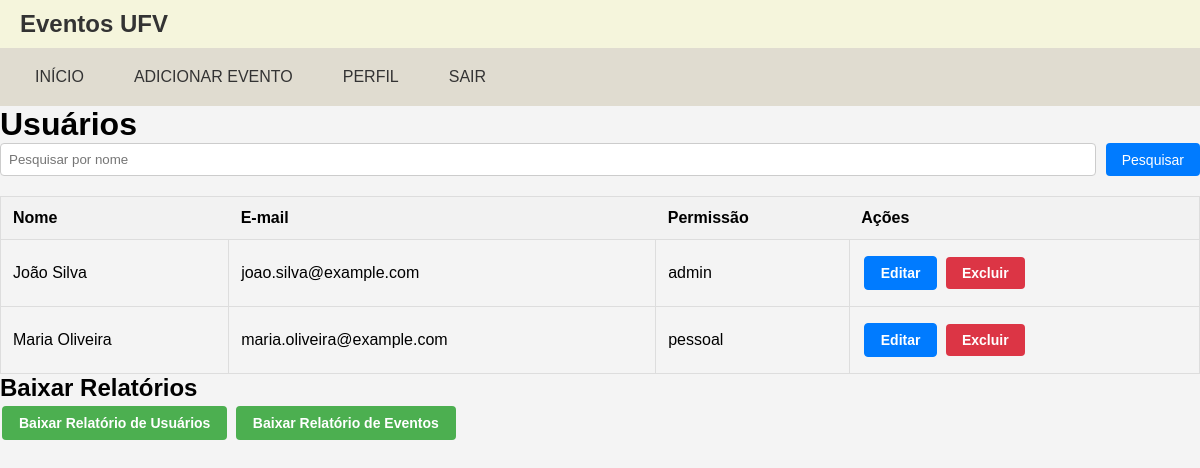
Page /pages/paginaAdmin.php (signed in) on the committed database.
### tables this page shows
CREATE TABLE users (
  id INT PRIMARY KEY AUTO_INCREMENT,
  name VARCHAR(255),
  matricula VARCHAR(20),
  email VARCHAR(255) UNIQUE,
  password VARCHAR(255),
  user_type VARCHAR(255)
);

### Classes/Usuarios.php (called while the page is built, shortened)
<?php
class Usuarios {
    private $id;
    private $nome;
    private $email;
    private $user_type;
    public function __construct($id, $nome, $matricula, $email, $senha, $user_type) {
        $this->id = $id;
        $this->nome = $nome;
        $this->email = $email;
        $this->user_type = $user_type;
    }
    public function getId() {
        return $this->id;
    }
    public function getNome() {
        return $this->nome;
    }
    public function getEmail() {
        return $this->email;
    }
    public function getUserType() {
        return $this->user_type;
    }
    public static function getUsers($search = '') {
        $conn = getConnection();
        if ($search) {
            $stmt = $conn->prepare("SELECT * FROM users WHERE name LIKE ?");
            $searchTerm = "%{$search}%";
            $stmt->bind_param("s", $searchTerm);
        } else {
            $stmt = $conn->prepare("SELECT * FROM users");
        }
        $stmt->execute();
        $result = $stmt->get_result();
        $users = [];
        while ($row = $result->fetch_assoc()) {
            $user = new Usuarios($row['id'], $row['name'], $row['matricula'], $row['email'], $row['password'], $row['user_type']);
            $users[] = $user;
        }
        return $users;
    }
}
?>

### pages/paginaAdmin.php (the view, shortened to what this page needs)
<?php
require_once __DIR__ . '/../Classes/Usuarios.php';
$user = null;
if (isset($_SESSION['user'])) {
    $user = unserialize($_SESSION['user']);
}
if (isset($_GET['search'])) {
    $search = $_GET['search'];
    $users = Usuarios::getUsers($search);
} else {
    $users = Usuarios::getUsers();
}
?>
<!DOCTYPE html>
<html lang="pt-BR">
<head>
    <link rel="stylesheet" href="../CSS/style.css">
    <link rel="stylesheet" href="../CSS/paginaAdmin.css">
</head>
<body>
    <header>
        <div class="header-content">
            <h1>Eventos UFV</h1>
        </div>
    </header>
    <nav>
        <ul>
            <li><a href="../home.php">Início</a></li>
            <?php if ($user instanceof Usuarios && $user->getUserType() === 'admin') : ?>
                <li><a href="../Pages/adicionarEventos.php">Adicionar Evento</a></li>
            <?php endif; ?>
            <?php if ($user instanceof Usuarios) : ?>
                <li><a href="../Pages/perfil.php">Perfil</a></li>
                <li><a href="../Services/Deslogar.php">Sair</a></li>
            <?php else : ?>
                <li><a href="../Pages/login.php">Login</a></li>
            <?php endif; ?>
        </ul>
    </nav>
    <main>
        <h1>Usuários</h1>
        <form action="./paginaAdmin.php" method="get">
            <input type="text" name="search" placeholder="Pesquisar por nome">
            <button type="submit">Pesquisar</button>
        </form>
        <table>
            <thead>
                <tr>
                    <th>Nome</th>
                    <th>E-mail</th>
                    <th>Permissão</th>
                    <th>Ações</th>
                </tr>
            </thead>
            <tbody>
                <?php foreach ($users as $user): ?>
                <tr>
                    <td><?php echo htmlspecialchars($user->getNome(), ENT_QUOTES, 'UTF-8'); ?></td>
                    <td><?php echo htmlspecialchars($user->getEmail(), ENT_QUOTES, 'UTF-8'); ?></td>
                    <td><?php echo htmlspecialchars($user->getUserType(), ENT_QUOTES, 'UTF-8'); ?></td>
                    <td>
                        <a href="./editarUsuario.php?id=<?php echo htmlspecialchars($user->getId(), ENT_QUOTES, 'UTF-8'); ?>" class="button edit">Editar</a>
                        <form action="../Services/DeletarUsuario.php" method="post" style="display:inline;">
                            <button type="submit" class="button delete">Excluir</button>
                        </form>
                    </td>
                </tr>
                <?php endforeach; ?>
            </tbody>
        </table>
        <h2>Baixar Relatórios</h2>
        <div>
            <a href="../Services/GerarRelatorio.php?type=usuarios" class="button">Baixar Relatório de Usuários</a>
            <a href="../Services/GerarRelatorio.php?type=eventos" class="button">Baixar Relatório de Eventos</a>
        </div>
    </main>
</body>
</html>

### CSS/style.css (style rules this page uses)
* { box-sizing: border-box; margin: 0; padding: 0; text-decoration: none; color: inherit; }
body { font-family: Arial, sans-serif; background-color: #f4f4f4; display: flex; flex-direction: column; }
header { background-color: #f5f5dc; color: #333; padding: 10px 20px; box-shadow: 0 2px 4px rgba(0, 0, 0, 0.1); }
.header-content { display: flex; justify-content: flex-start; align-items: center; gap: 20px; }
.header-content h1 { font-size: 24px; margin: 0; }
nav { background-color: #e0dcd0; padding: 10px 20px; }
nav ul { list-style: none; padding: 0; display: flex; gap: 20px; margin: 0; }
nav ul li { position: relative; }
nav ul li a { color: #333; font-size: 16px; font-weight: 500; text-transform: uppercase; padding: 10px 15px; border-radius: 25px; transition: background-color 0.3s, color 0.3s; display: inline-block; }

### CSS/paginaAdmin.css (style rules this page uses)
form { text-align: center; margin-bottom: 20px; }
input[type="text"] { padding: 5px; width: 720px; border-radius: 15px; }
button { padding: 5px 10px; background-color: #8b7f7f; border: none; cursor: pointer; border-radius: 15px; color: #fff; }
table { width: 100%; border-collapse: collapse; border: 1px solid #ddd; }
th, td { padding: 8px; text-align: left; border-bottom: 1px solid #ddd; }
th { background-color: #f2f2f2; }
td { border-right: 1px solid #ddd; }
td:last-child { border-right: none; }
.button { background-color: #4CAF50; color: white; padding: 10px 20px; text-align: center; text-decoration: none; display: inline-block; margin: 4px 2px; cursor: pointer; border-radius: 8px; }

### pages/paginaAdmin.php (style rules this page uses)
* { box-sizing: border-box; margin: 0; padding: 0; text-decoration: none; color: inherit; }
body { font-family: Arial, sans-serif; background-color: #f4f4f4; display: flex; flex-direction: column; min-height: 100vh; }
header { background-color: #f5f5dc; color: #333; padding: 10px 20px; box-shadow: 0 2px 4px rgba(0, 0, 0, 0.1); }
.header-content { display: flex; justify-content: flex-start; align-items: center; gap: 20px; }
.header-content h1 { font-size: 24px; margin: 0; }
nav { background-color: #e0dcd0; padding: 10px 20px; }
nav ul { list-style: none; padding: 0; display: flex; gap: 20px; margin: 0; }
nav ul li { position: relative; }
nav ul li a { color: #333; font-size: 16px; font-weight: 500; text-transform: uppercase; padding: 10px 15px; border-radius: 25px; transition: background-color 0.3s, color 0.3s; display: inline-block; }
.button { display: inline-block; padding: 8px 16px; border-radius: 4px; text-decoration: none; font-weight: bold; font-size: 14px; cursor: pointer; transition: background-color 0.3s, color 0.3s; border: 1px solid transparent; }
.button.edit { background-color: #007bff; color: #fff; border-color: #007bff; }
.button.delete { background-color: #dc3545; color: #fff; border-color: #dc3545; }
table { width: 100%; border-collapse: collapse; margin-top: 20px; }
th, td { padding: 12px; text-align: left; border-bottom: 1px solid #ddd; }
th { background-color: #f2f2f2; }
form { margin-bottom: 20px; display: flex; gap: 10px; }
input[type="text"] { padding: 8px; border-radius: 4px; border: 1px solid #ccc; flex: 1; }
button[type="submit"] { background-color: #007bff; color: #fff; border: none; padding: 8px 16px; border-radius: 4px; cursor: pointer; font-size: 14px; transition: background-color 0.3s; }

### rows in the picture
users: name "João Silva", email "joao.silva@example.com", user_type "admin"
users: name "Maria Oliveira", email "maria.oliveira@example.com", user_type "pessoal"
